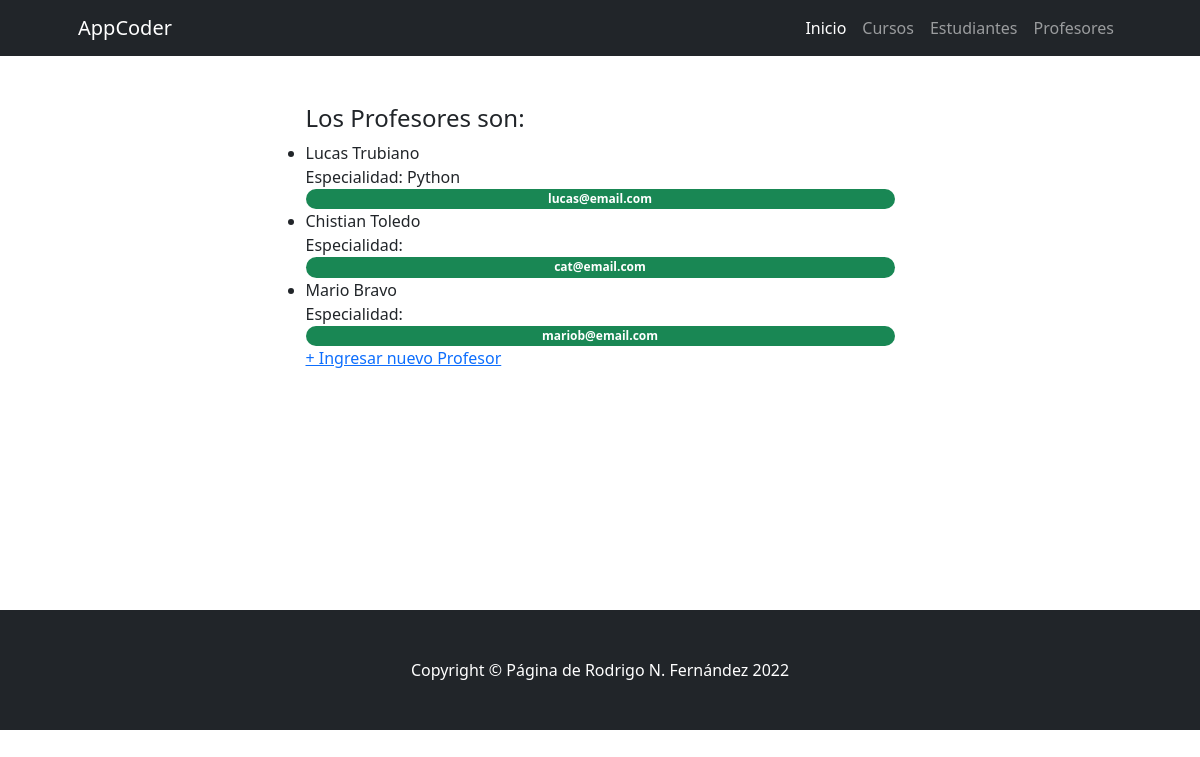
The app's page /profesores/, older data.
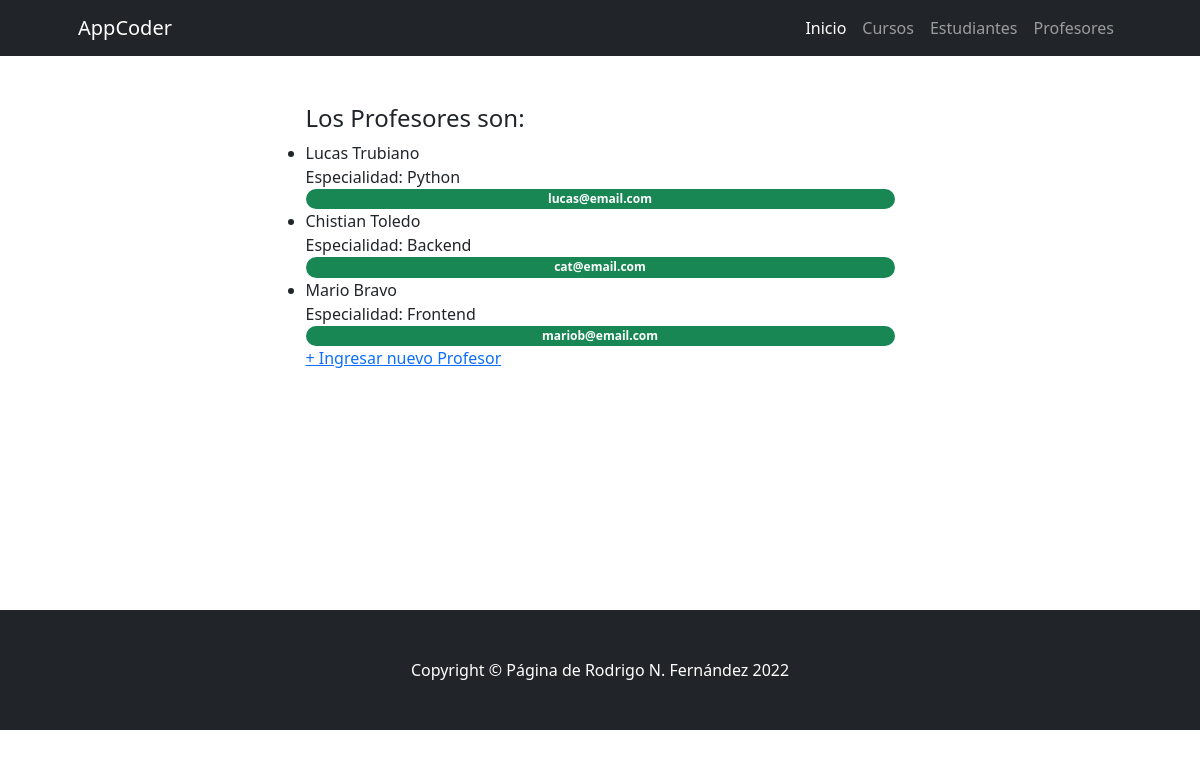
The same page, newer data.
### ProyectoCoderApp/models.py (models this page shows)
class Profesor(models.Model):
    nombre = models.CharField(max_length=30) # Texto
    apellido = models.CharField(max_length=30) # Texto
    email = models.EmailField(blank=True, null=True) # Email - Opcional
    profesion = models.CharField(max_length=30)
    class Meta:
        verbose_name_plural="Profesores"

### ProyectoCoderApp/views.py (the view)
# urls.py: path('profesores/',profesores,name="profesores"),
def profesores(request):
    profesores=Profesor.objects.all()
    ctx={"profesores":profesores}
    return render(request,'ProyectoCoderApp/profesores.html',ctx)

### ProyectoCoderApp/templates/ProyectoCoderApp/profesores.html (shortened to what this page needs)
{% extends 'ProyectoCoderApp/base.html' %}
{% load static %}
{% block contenidoPagina %}
<section class="bg- py-5">
    <div class="container px-5">
        <div class="row gx-5 justify-content-center">
            <div class="col-lg-7">
                <h4>Los Profesores son:</h4>
                <ul class="list-group">
                    {% for profesor in profesores %}
                            <li>{{ profesor.nombre }}
                              {{ profesor.apellido }}
                               <br>
                              Especialidad: {{ profesor.profesion }}
                            </li>
                            <span class="badge bg-success rounded-pill">{{ profesor.email }}</span>
                    {% endfor %}
                </ul>
                <a href="{% url 'crear_profesor' %}"> + Ingresar nuevo Profesor </a>
            </div>
        </div>
    </div>
</section>
{% endblock %}

Row changes from the older to the newer data that the page shows:
changed Profesor "Chistian": profesion (not shown) → "Backend"
changed Profesor "Mario": profesion (not shown) → "Frontend"
